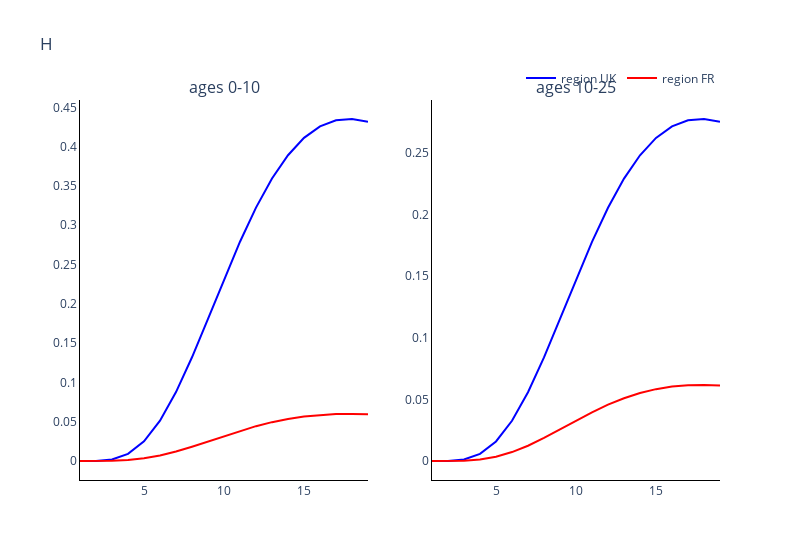
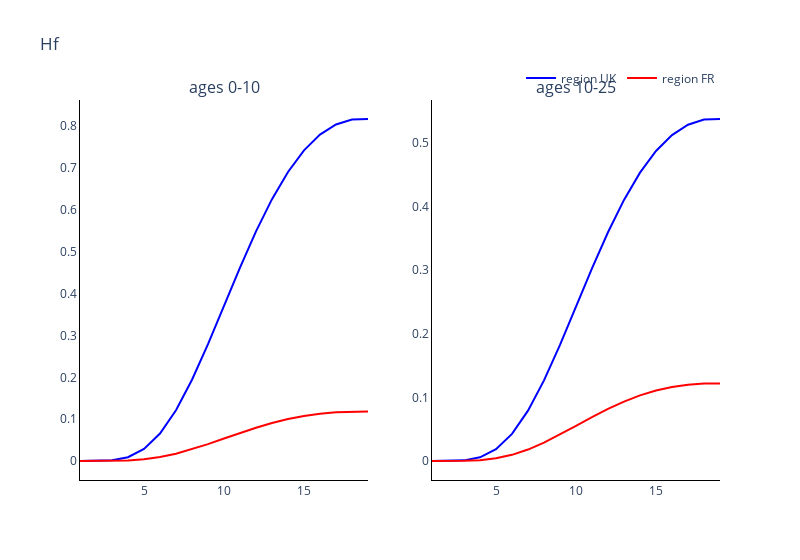
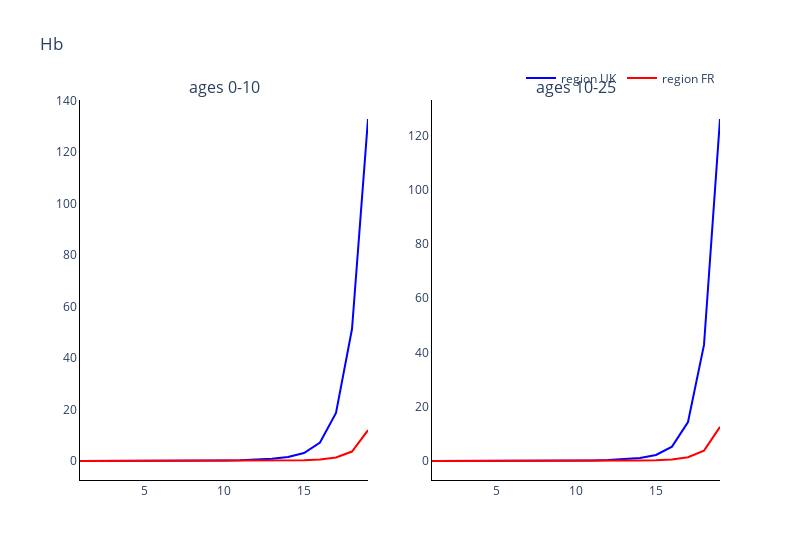

These figures' notebook cell, in order:
### Markdown cell above
### Plot the compartments of the two regions against each other

Hospitalisations

### Code cell
# Trace names - represent the solver used for the simulation
trace_name = ['region {}'.format(r) for r in regions]

# Compartment list - type and age
comparments = []
for n in ['', 'f', 'b', 'w1', 'w2', 'w3']:
    comparments.append('H{}'.format(n))

# Plot for each comparment
for c, comparment in enumerate(comparments):
    fig = go.Figure()
    fig = make_subplots(rows=int(np.ceil(len(age_groups)/2)), cols=2, subplot_titles=tuple('ages {}'.format(a) for a in age_groups))
    # Plot (line plot for each solver method for each age)
    for a, age in enumerate(age_groups):
        if a != 0:
            for o, out in enumerate(outputs):
                fig.add_trace(
                    go.Scatter(
                        y=new_hospitalisation[o][c][:, a],
                        x=parameters.simulation_parameters.times,
                        mode='lines',
                        name=trace_name[o],
                        line_color=colours[o],
                        showlegend=False
                    ),
                    row= int(np.floor(a / 2)) + 1,
                    col= a % 2 + 1
                )
        
        else:
            for o, out in enumerate(outputs):
                fig.add_trace(
                    go.Scatter(
                        y=new_hospitalisation[o][c][:, a],
                        x=parameters.simulation_parameters.times,
                        mode='lines',
                        name=trace_name[o],
                        line_color=colours[o]
                    ),
                    row= int(np.floor(a / 2)) + 1,
                    col= a % 2 + 1
                )

    # Add axis labels
    fig.update_layout(
        boxmode='group',
        title=comparment, 
        width=800,
        plot_bgcolor='white',
        xaxis=dict(linecolor='black'),
        yaxis=dict(linecolor='black'),
        xaxis2=dict(linecolor='black'),
        yaxis2=dict(linecolor='black'),
        xaxis3=dict(linecolor='black'),
        yaxis3=dict(linecolor='black'),
        xaxis4=dict(linecolor='black'),
        yaxis4=dict(linecolor='black'),
        xaxis5=dict(linecolor='black'),
        yaxis5=dict(linecolor='black'),
        xaxis6=dict(linecolor='black'),
        yaxis6=dict(linecolor='black'),
        xaxis7=dict(linecolor='black'),
        yaxis7=dict(linecolor='black'),
        xaxis8=dict(linecolor='black'),
        yaxis8=dict(linecolor='black'),
        legend=dict(
            orientation="h",
            yanchor="bottom",
            y=1.02,
            xanchor="right",
            x=1
        ))

    fig.show()

### Figure 1 — Plotly figure (JSON) as saved in the notebook; plotly's stock layout.template omitted (floating-point values rounded to 4 significant figures)
{"data": [{"line": {"color": "blue"}, "mode": "lines", "name": "region UK", "type": "scatter", "x": [1, 2, 3, 4, 5, 6, 7, 8, 9, 10, 11, 12, 13, 14, 15, 16, 17, 18, 19], "xaxis": "x", "y": [0, 0.0001349, 0.002021, 0.00913, 0.02494, 0.05126, 0.08769, 0.132, 0.181, 0.2311, 0.2791, 0.3225, 0.3595, 0.3892, 0.4112, 0.4259, 0.4336, 0.4353, 0.4317], "yaxis": "y"}, {"line": {"color": "red"}, "mode": "lines", "name": "region FR", "type": "scatter", "x": [1, 2, 3, 4, 5, 6, 7, 8, 9, 10, 11, 12, 13, 14, 15, 16, 17, 18, 19], "xaxis": "x", "y": [0, 1.825e-05, 0.0002752, 0.001247, 0.003414, 0.007025, 0.01203, 0.01812, 0.02486, 0.03176, 0.03836, 0.04434, 0.04944, 0.05354, 0.05658, 0.0586, 0.05967, 0.0599, 0.05941], "yaxis": "y"}, {"line": {"color": "blue"}, "mode": "lines", "name": "region UK", "showlegend": false, "type": "scatter", "x": [1, 2, 3, 4, 5, 6, 7, 8, 9, 10, 11, 12, 13, 14, 15, 16, 17, 18, 19], "xaxis": "x2", "y": [0, 8.517e-05, 0.00128, 0.005795, 0.01584, 0.03259, 0.05577, 0.08401, 0.1152, 0.1471, 0.1777, 0.2054, 0.229, 0.2479, 0.262, 0.2713, 0.2763, 0.2773, 0.275], "yaxis": "y2"}, {"line": {"color": "red"}, "mode": "lines", "name": "region FR", "showlegend": false, "type": "scatter", "x": [1, 2, 3, 4, 5, 6, 7, 8, 9, 10, 11, 12, 13, 14, 15, 16, 17, 18, 19], "xaxis": "x2", "y": [0, 1.879e-05, 0.0002834, 0.001284, 0.003515, 0.007234, 0.01239, 0.01867, 0.0256, 0.0327, 0.03951, 0.04566, 0.05092, 0.05513, 0.05827, 0.06035, 0.06145, 0.06169, 0.06119], "yaxis": "y2"}], "layout": {"annotations": [{"font": {"size": 16}, "showarrow": false, "text": "ages 0-10", "x": 0.225, "xanchor": "center", "xref": "paper", "y": 1, "yanchor": "bottom", "yref": "paper"}, {"font": {"size": 16}, "showarrow": false, "text": "ages 10-25", "x": 0.775, "xanchor": "center", "xref": "paper", "y": 1, "yanchor": "bottom", "yref": "paper"}], "boxmode": "group", "legend": {"orientation": "h", "x": 1, "xanchor": "right", "y": 1.02, "yanchor": "bottom"}, "plot_bgcolor": "white", "title": {"text": "H"}, "width": 800, "xaxis": {"anchor": "y", "domain": [0, 0.45], "linecolor": "black"}, "xaxis2": {"anchor": "y2", "domain": [0.55, 1], "linecolor": "black"}, "xaxis3": {"linecolor": "black"}, "xaxis4": {"linecolor": "black"}, "xaxis5": {"linecolor": "black"}, "xaxis6": {"linecolor": "black"}, "xaxis7": {"linecolor": "black"}, "xaxis8": {"linecolor": "black"}, "yaxis": {"anchor": "x", "domain": [0, 1], "linecolor": "black"}, "yaxis2": {"anchor": "x2", "domain": [0, 1], "linecolor": "black"}, "yaxis3": {"linecolor": "black"}, "yaxis4": {"linecolor": "black"}, "yaxis5": {"linecolor": "black"}, "yaxis6": {"linecolor": "black"}, "yaxis7": {"linecolor": "black"}, "yaxis8": {"linecolor": "black"}}}

### Figure 2 — Plotly figure (JSON) as saved in the notebook; plotly's stock layout.template omitted (floating-point values rounded to 4 significant figures)
{"data": [{"line": {"color": "blue"}, "mode": "lines", "name": "region UK", "type": "scatter", "x": [1, 2, 3, 4, 5, 6, 7, 8, 9, 10, 11, 12, 13, 14, 15, 16, 17, 18, 19], "xaxis": "x", "y": [0, 6.082e-05, 0.001557, 0.009004, 0.02867, 0.06555, 0.1213, 0.1941, 0.2792, 0.3706, 0.4621, 0.5485, 0.6256, 0.6906, 0.7421, 0.7798, 0.8041, 0.816, 0.8172], "yaxis": "y"}, {"line": {"color": "red"}, "mode": "lines", "name": "region FR", "type": "scatter", "x": [1, 2, 3, 4, 5, 6, 7, 8, 9, 10, 11, 12, 13, 14, 15, 16, 17, 18, 19], "xaxis": "x", "y": [0, 8.376e-06, 0.0002186, 0.001277, 0.004093, 0.009402, 0.01746, 0.028, 0.04035, 0.05363, 0.06694, 0.0795, 0.09069, 0.1001, 0.1076, 0.113, 0.1165, 0.1182, 0.1183], "yaxis": "y"}, {"line": {"color": "blue"}, "mode": "lines", "name": "region UK", "showlegend": false, "type": "scatter", "x": [1, 2, 3, 4, 5, 6, 7, 8, 9, 10, 11, 12, 13, 14, 15, 16, 17, 18, 19], "xaxis": "x2", "y": [0, 3.877e-05, 0.001003, 0.005828, 0.01862, 0.04269, 0.07916, 0.1268, 0.1826, 0.2427, 0.3029, 0.3598, 0.4106, 0.4536, 0.4877, 0.5127, 0.5289, 0.537, 0.5379], "yaxis": "y2"}, {"line": {"color": "red"}, "mode": "lines", "name": "region FR", "showlegend": false, "type": "scatter", "x": [1, 2, 3, 4, 5, 6, 7, 8, 9, 10, 11, 12, 13, 14, 15, 16, 17, 18, 19], "xaxis": "x2", "y": [0, 8.626e-06, 0.0002252, 0.001315, 0.004217, 0.009687, 0.01799, 0.02885, 0.04158, 0.05526, 0.06898, 0.08192, 0.09346, 0.1032, 0.1109, 0.1165, 0.1201, 0.1218, 0.122], "yaxis": "y2"}], "layout": {"annotations": [{"font": {"size": 16}, "showarrow": false, "text": "ages 0-10", "x": 0.225, "xanchor": "center", "xref": "paper", "y": 1, "yanchor": "bottom", "yref": "paper"}, {"font": {"size": 16}, "showarrow": false, "text": "ages 10-25", "x": 0.775, "xanchor": "center", "xref": "paper", "y": 1, "yanchor": "bottom", "yref": "paper"}], "boxmode": "group", "legend": {"orientation": "h", "x": 1, "xanchor": "right", "y": 1.02, "yanchor": "bottom"}, "plot_bgcolor": "white", "title": {"text": "Hf"}, "width": 800, "xaxis": {"anchor": "y", "domain": [0, 0.45], "linecolor": "black"}, "xaxis2": {"anchor": "y2", "domain": [0.55, 1], "linecolor": "black"}, "xaxis3": {"linecolor": "black"}, "xaxis4": {"linecolor": "black"}, "xaxis5": {"linecolor": "black"}, "xaxis6": {"linecolor": "black"}, "xaxis7": {"linecolor": "black"}, "xaxis8": {"linecolor": "black"}, "yaxis": {"anchor": "x", "domain": [0, 1], "linecolor": "black"}, "yaxis2": {"anchor": "x2", "domain": [0, 1], "linecolor": "black"}, "yaxis3": {"linecolor": "black"}, "yaxis4": {"linecolor": "black"}, "yaxis5": {"linecolor": "black"}, "yaxis6": {"linecolor": "black"}, "yaxis7": {"linecolor": "black"}, "yaxis8": {"linecolor": "black"}}}

### Figure 3 — Plotly figure (JSON) as saved in the notebook; plotly's stock layout.template omitted (floating-point values rounded to 4 significant figures)
{"data": [{"line": {"color": "blue"}, "mode": "lines", "name": "region UK", "type": "scatter", "x": [1, 2, 3, 4, 5, 6, 7, 8, 9, 10, 11, 12, 13, 14, 15, 16, 17, 18, 19], "xaxis": "x", "y": [0, 4.574e-06, 0.0002353, 0.001969, 0.008101, 0.02253, 0.04893, 0.08989, 0.1475, 0.2259, 0.3379, 0.5165, 0.8435, 1.522, 3.095, 7.169, 18.66, 51.26, 132.8], "yaxis": "y"}, {"line": {"color": "red"}, "mode": "lines", "name": "region FR", "type": "scatter", "x": [1, 2, 3, 4, 5, 6, 7, 8, 9, 10, 11, 12, 13, 14, 15, 16, 17, 18, 19], "xaxis": "x", "y": [0, 6.381e-07, 3.386e-05, 0.0002884, 0.0012, 0.003366, 0.007347, 0.01352, 0.02205, 0.0332, 0.04782, 0.06846, 0.1014, 0.1616, 0.2853, 0.5728, 1.335, 3.669, 11.96], "yaxis": "y"}, {"line": {"color": "blue"}, "mode": "lines", "name": "region UK", "showlegend": false, "type": "scatter", "x": [1, 2, 3, 4, 5, 6, 7, 8, 9, 10, 11, 12, 13, 14, 15, 16, 17, 18, 19], "xaxis": "x2", "y": [0, 2.939e-06, 0.0001535, 0.001297, 0.005367, 0.015, 0.03269, 0.06026, 0.09923, 0.1528, 0.2303, 0.356, 0.5898, 1.082, 2.238, 5.302, 14.37, 42.78, 126.0], "yaxis": "y2"}, {"line": {"color": "red"}, "mode": "lines", "name": "region FR", "showlegend": false, "type": "scatter", "x": [1, 2, 3, 4, 5, 6, 7, 8, 9, 10, 11, 12, 13, 14, 15, 16, 17, 18, 19], "xaxis": "x2", "y": [0, 6.571e-07, 3.488e-05, 0.0002971, 0.001236, 0.003467, 0.007568, 0.01392, 0.02272, 0.03422, 0.04934, 0.07074, 0.1051, 0.1678, 0.2972, 0.5981, 1.397, 3.844, 12.55], "yaxis": "y2"}], "layout": {"annotations": [{"font": {"size": 16}, "showarrow": false, "text": "ages 0-10", "x": 0.225, "xanchor": "center", "xref": "paper", "y": 1, "yanchor": "bottom", "yref": "paper"}, {"font": {"size": 16}, "showarrow": false, "text": "ages 10-25", "x": 0.775, "xanchor": "center", "xref": "paper", "y": 1, "yanchor": "bottom", "yref": "paper"}], "boxmode": "group", "legend": {"orientation": "h", "x": 1, "xanchor": "right", "y": 1.02, "yanchor": "bottom"}, "plot_bgcolor": "white", "title": {"text": "Hb"}, "width": 800, "xaxis": {"anchor": "y", "domain": [0, 0.45], "linecolor": "black"}, "xaxis2": {"anchor": "y2", "domain": [0.55, 1], "linecolor": "black"}, "xaxis3": {"linecolor": "black"}, "xaxis4": {"linecolor": "black"}, "xaxis5": {"linecolor": "black"}, "xaxis6": {"linecolor": "black"}, "xaxis7": {"linecolor": "black"}, "xaxis8": {"linecolor": "black"}, "yaxis": {"anchor": "x", "domain": [0, 1], "linecolor": "black"}, "yaxis2": {"anchor": "x2", "domain": [0, 1], "linecolor": "black"}, "yaxis3": {"linecolor": "black"}, "yaxis4": {"linecolor": "black"}, "yaxis5": {"linecolor": "black"}, "yaxis6": {"linecolor": "black"}, "yaxis7": {"linecolor": "black"}, "yaxis8": {"linecolor": "black"}}}
